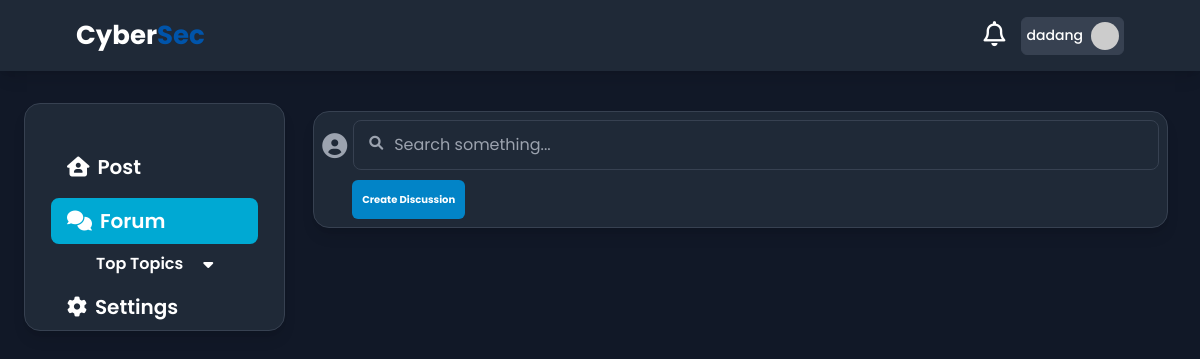
/forum.php (signed in), run on an earlier commit of the app's database.
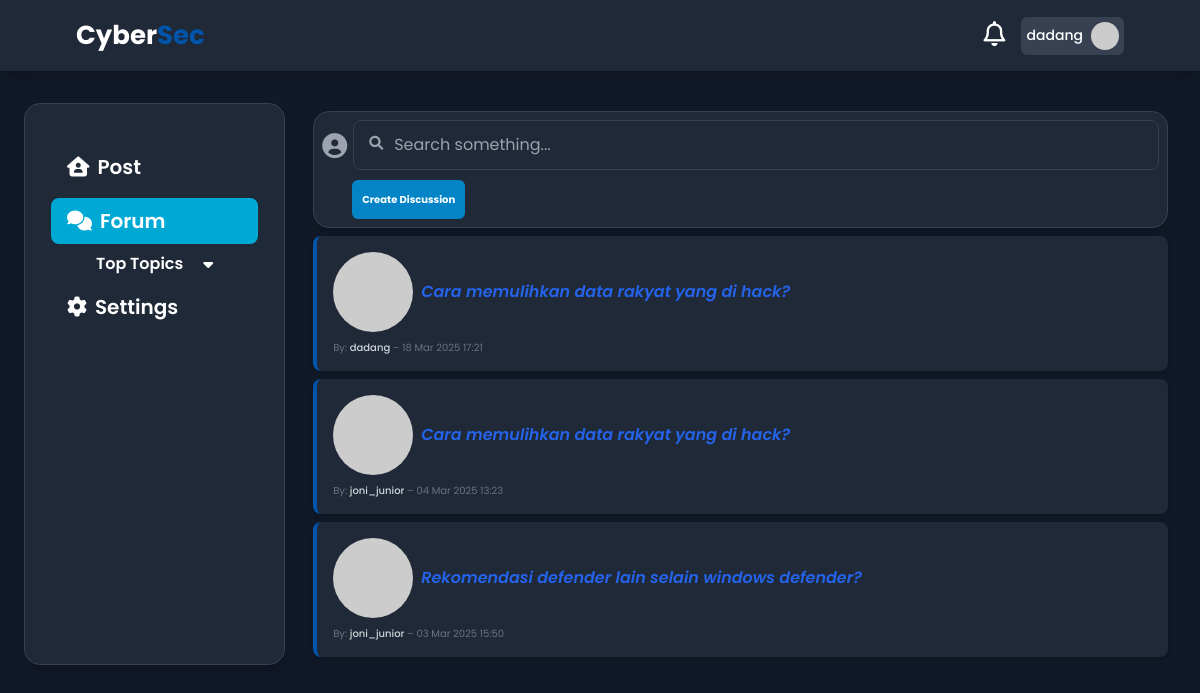
And on a later commit of the database.
### tables this page shows
CREATE TABLE `topik` (
  `id` int(11) NOT NULL,
  `judul` text NOT NULL,
  `deskripsi` text DEFAULT NULL,
  `tanggal` datetime NOT NULL,
  `id_user` int(11) NOT NULL
);

CREATE TABLE `users` (
  `id` int(11) NOT NULL,
  `username` varchar(255) NOT NULL,
  `email` varchar(255) NOT NULL,
  `password` varchar(2555) NOT NULL
);

### forum.php (the view, shortened to what this page needs)
<!DOCTYPE html>
<html lang="en">
    <head>
        <script src="https://cdn.tailwindcss.com"></script>
         <link rel="stylesheet" href="./style/style3.css">
        <link rel="stylesheet" href="https://cdnjs.cloudflare.com/ajax/libs/font-awesome/6.0.0-beta3/css/all.min.css">
      </head>
<body class="bg-gray-900 min-h-screen">
    <header class="bg-gray-800 shadow-lg">
        <nav class="w-[90%] p-4 mx-auto flex items-center justify-between text-white">
            <div class="nav-judul">
                <h1 class="font-[700] text-[26px] judul text-white">Cyber<span class="text-[#0054AA] kata-2">Sec </span></h1>
            </div>
            <div class="nav-icon flex items-center">
                <div class="flex gap-4">
                    <button class="notifikasi"><i class="fa-regular fa-bell text-[25px]"></i></button>
                    <button class="username-profile border border-gray-700 bg-gray-700 p-1 rounded-md flex items-center gap-2 text-[14px] h-fit w-fit">
                        <span class="font-[500] flex items-center"><?php echo htmlentities($_SESSION['user']['username']) ?></span>
                        <img src="https://www.gravatar.com/avatar/<?php echo md5(strtolower(trim($_SESSION['user']['email']))); ?>?s=48&d=monsterid" class="rounded-[50%] w-7 h-7">
                    </button>
                </div>
            </div>
        </nav>
    </header>
    <main class="mt-2 md:grid md:grid-cols-[0.6fr_2fr] md:p-6 md:mx-auto md:gap-5">
        <div class="fixed bottom-0 md:bottom-auto left-0 right-0 md:relative  left flex justify-center md:justify-start md:flex-col gap-4 md:h-full bg-gray-800 md:rounded-[16px] shadow-lg border border-gray-700">
            <div class="navbar-left md:pt-10">
                <div class="navbar-nav flex justify-center">
                    <ul class="flex md:flex-col gap-2 w-[100%]">
                    <a href="utama.php"><div class="flex hover:bg-[#00A9D3] duration-[0.2s] mx-auto px-4 py-2 rounded-lg w-[80%]">
                             <li class="text-white font-[600] text-[20px] "><i class="fa-solid fa-house-user mr-2"></i><span class="hidden md:inline">Post</span></li>
                        </div>
                    </a>
                    <a href="#"><div class="flex bg-[#00A9D3]  hover:bg-[#34a6c2] duration-[0.2s] mx-auto px-4 py-2 rounded-lg w-[80%]">
                        <li class="text-white font-[600] text-[20px] "><i class="fa-solid fa-comments mr-2"></i><span class="hidden md:inline">Forum</span></li>
                       </div>
                    </a>
                    <p class="text-white font-[600] text-[16px] md:flex justify-center items-center hidden">Top Topics<i class="fa-solid fa-caret-down pl-[20px] dropdown-button"></i></p>
                    <a href=""><div class="flex hover:bg-[#00A9D3] duration-[0.2s] mx-auto px-4 py-2 rounded-lg w-[80%]">
                        <li class="text-white font-[600] text-[20px]"><i class="fa-solid fa-gear mr-2"></i><span class="hidden md:inline">Settings</span></li>
                        </div>
                    </a>
                    </ul>
                </div>
            </div>
        </div>
        <div class="center p-2">
            <div class=" bg-gray-800 rounded-[16px] shadow-lg p-2 border border-gray-700">
                <div class="flex gap-[6px] search">
                    <p class="flex items-center"><i class="fa-solid fa-circle-user text-gray-400 text-[25px]"></i></p>
                    <div class="relative search w-[100%]">
                        <input type="text" placeholder="Search something..." class="w-full p-3 pl-10 rounded-lg bg-gray-800 text-gray-200 border border-gray-700 focus:outline-none focus:ring-2 focus:ring-gray-500">
                        <i class="fa-solid fa-magnifying-glass absolute left-4 top-4 text-gray-400 text-[14px]"></i>
                    </div>
                </div>
                <div class="ml-[30px] mt-[10px]">
                    <a href="buat_diskusi.php"><button class="bg-[#0284c7] text-[10px]  px-[10px] py-[12px] rounded-[6px] text-[#fff] font-[700] hover:bg-[#4dbcf4]  duration-[0.4s] ease-in-out z-50">Create Discussion</button></a>
                </div>
            </div>
            <?php
           if(isset($_SESSION['user']) && !empty($_SESSION['user'])) {
                $pdo = require 'koneksi.php';
                $sql = "SELECT judul, tanggal, username, email, topik.id FROM topik
                INNER JOIN users ON topik.id_user = users.id
                ORDER BY tanggal DESC";
                $query = $pdo->prepare($sql);
                $query->execute();
                ?>
                <?php
                while($data = $query->fetch()) {?>
                        <figure class="mt-2 border-l-4 border-[#0054AA] pl-4 bg-gray-800 p-4 shadow-md rounded-lg w-[100%]">
                            <div class="flex items-center gap-2">
                                <div class="">
                                     <img src="https://www.gravatar.com/avatar/<?php echo md5(strtolower(trim($data['email']))); ?>?s=48&d=monsterid" class="rounded-[50%]">
                                </div>
                                <blockquote class="text-gray-700 italic">
                                    <p>
                                        <a href="lihat-topik.php?id=<?php echo $data['id'];?>" class="text-blue-600 font-semibold hover:underline"><?php echo htmlentities($data['judul']); ?></a>
                                    </p>
                                </blockquote>
                            </div>
                            <figcaption class="text-gray-500 text-[10px] mt-2">
                                By: <span class="font-medium text-gray-300"> <?php echo htmlentities($data['username']); ?> </span> – <?php echo date('d M Y H:i', strtotime($data['tanggal'])); ?>
                            </figcaption>
                        </figure>
            <?php }?>
            <?php }?>
        </div>
    </main>
</body>
</html>

### style/style3.css (style rules this page uses)
body { font-family: 'Poppins', sans-serif; }
.username-profile { cursor: pointer; }

What changed in the data, as far as the page shows it:
added topik: judul "Cara memulihkan data rakyat yang di hack?", id_user.username "dadang", tanggal "18 Mar 2025 17:21"
added topik: judul "Cara memulihkan data rakyat yang di hack?", id_user.username "joni_junior", tanggal "04 Mar 2025 13:23"
added topik: judul "Rekomendasi defender lain selain windows defender?", id_user.username "joni_junior", tanggal "03 Mar 2025 15:50"
